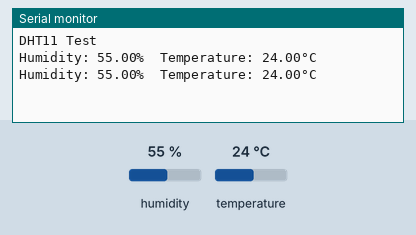
Simulated run of this sketch. Board: Arduino Uno, built with avr-gcc and run on an emulated ATmega328P. Shown: the last lines printed to the serial monitor. The inputs (shaded band) are chosen by the test bench; at power-on: humidity 55 %, temperature 24 °C.

Above: at 4.8 s.
4.9 s: humidity set to 22 %
At 7.0 s:
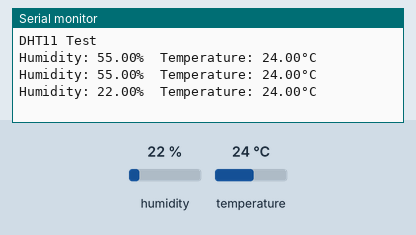
7.9 s: temperature set to 12 °C
At 9.4 s:
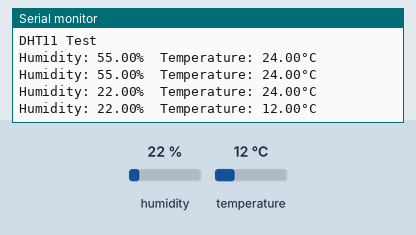
10.9 s: humidity set to 40 %
At 13.0 s:
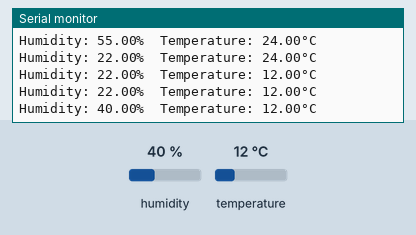
Timing chart, 0 to 14.5 s (numbered marks = the images above; inputs shaded):
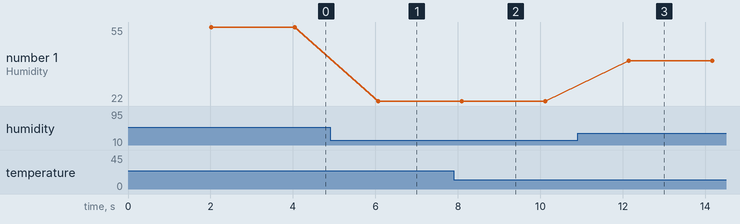

Measured:
- after the input at 4.9 s, the serial monitor: prints a new line after 1.2 s (image 1)
- after the input at 7.9 s, the serial monitor: prints a new line after 0.20 s (image 2)
- after the input at 10.9 s, the serial monitor: prints a new line after 1.2 s (image 3)
- plotted number 1: 55 → 22 after the input at 4.9 s, 22 → 40 after the input at 10.9 s

The sketch:

task_1_1_7.ino
```cpp
#include <Adafruit_Sensor.h>
#include <DHT.h>
#include <DHT_U.h>
#define DHTPIN 2     // Digital pin connected to the DHT sensor
#define DHTTYPE DHT11   // DHT 22  (AM2302)

DHT dht(DHTPIN, DHTTYPE);

void setup() {
  Serial.begin(9600);
  Serial.println(F("DHT11 Test"));
  dht.begin();
}

void loop() {
  // Wait 2 seconds between measurements (DHT22 is slow)
  delay(2000);

  // Reading temperature or humidity takes about 250 milliseconds!
  float h = dht.readHumidity();
  float t = dht.readTemperature(); // Celsius

  // Check if any reads failed and exit early (to try again)
  if (isnan(h) || isnan(t)) {
    Serial.println(F("Failed to read from DHT sensor!"));
    return;
  }

  Serial.print(F("Humidity: "));
  Serial.print(h);
  Serial.print(F("%  Temperature: "));
  Serial.print(t);
  Serial.println(F("°C"));
}
```
